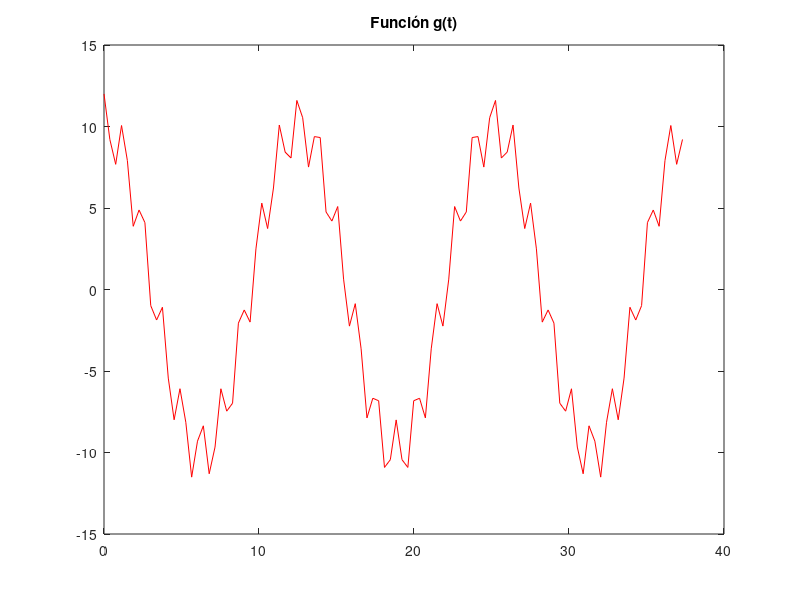
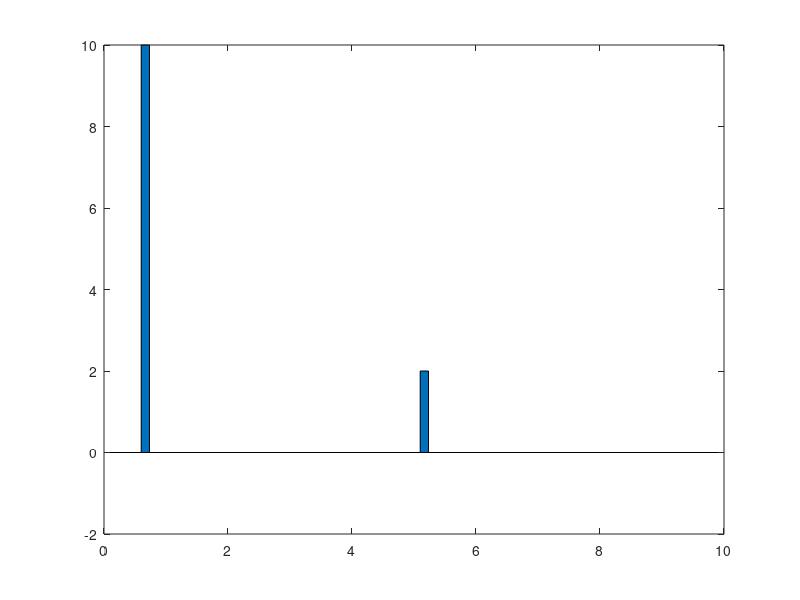

The MATLAB script that drew these images, in order:
function aprox_3 

    alpha = 0.05;
    Tp = 3*((2*pi)/0.5);
    N = 100;
    dt = Tp / N
    t0 = 0;

    f0 = 1/N;
    w0 = (2*pi)*f0;
    wd = (2*pi)/Tp;
    dw0 = w0/dt;

    m = (N-1)/2
    dim = 2*m+1;

    for i=1 : N
        t(i) = t0 + (i-1)*dt;
        g(i,1) = 10*cos(0.5*t(i)) + 2*cos(5*t(i));
    end

    figure(1)
    plot(t,g,"red")
    title("Función g(t)")

    phi(:,1) = 1;
    for i=1 : N
        for k=1 : m
            phi(i ,2*k) = cos(k*wd*(t(i)-t(1)));
            phi(i ,2*k+1) = sin(k*wd*(t(i)-t(1)));
        endfor
    end

    %phi'*phi*a = phi'*g

    ladoa = phi'*phi;
    ladob = phi'*g;

    a = inv(ladoa) * ladob;

    p = phi * a;
    
    figure(2)
    plot(t,p,"blue", t, g, "red")
    title("g(t), p(t)")

    A(1,1) = a(1);

    for i=1 : m           %2                 %3
        A(i+1, 1) = abs(a(2*(i)) + a(2*(i)+1));         %sqrt(a(2*(i))^2 + a((2*(i))+1)^2); 
        phase(i) = atan(a((2*(i)+1))/a(2*(i)));
    end 

    f = dw0*(1:(m+1));                                  %Vector de frecuencias

    bar(f,A)
 
end